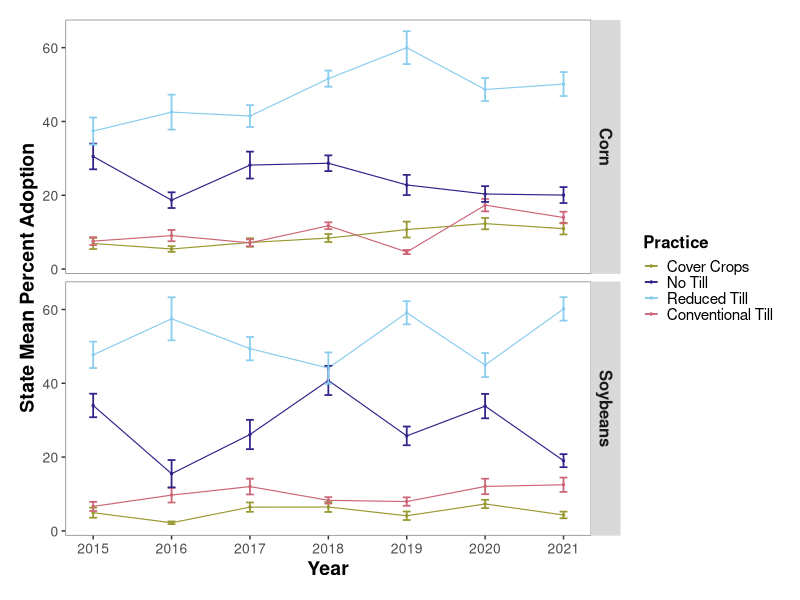
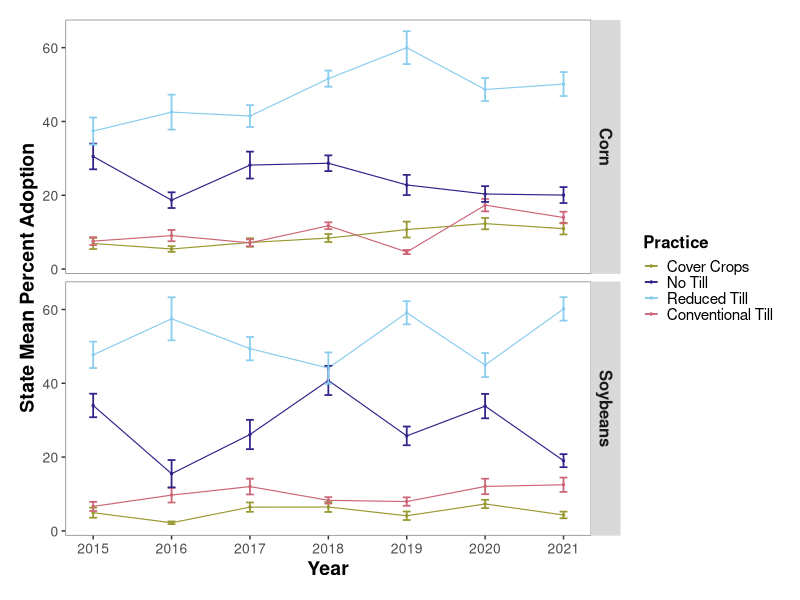

Here is the R script that generated these plots, in order: (Note: this script raises an error after producing the figures.)
# OpTIS adoption rate information for Illinois and New York aggregated by counties 2015-2021.
# Data shared with AFT from Regrow analysis.
# Column "kpi_name" gives different types of land use areas, with "area" meaning the 
# analyzed acres of the county, tillage type/ cover crop / etc.
# units are ACRES

# load packages
library(reshape2) # for dcast()
library(ggplot2)
library(dplyr)


# to update data, run "download data.R"


# standard error
se <- function(x){sd(x)/(sqrt(length(x)))}

# load the data
datny <- read.csv("data/optis/datny_cleanlong.csv")




# what are the state average adoption rates by year and crop
means_cropyear <- datny %>% 
                group_by(year, crop_name, variable) %>%
                summarize(Mean = mean(value), se=se(value))
                          

# # what are the state average adoption rates by year (across all crops)
means_year <- datny%>%
              group_by(year, variable) %>%
              summarize(Mean = mean(value))

# what are the state average adoption rates across all available years (2015-2021) per crop?
means_crop <- datny%>%
                    group_by(crop_name, variable) %>%
                    summarize(Mean = mean(value), se=se(value))

# what are the state average adoption rates across MOST RECENT 4 YEARS 2018-2021?  
# note results not all that different between means_crop and means_crop_1821, means_crop_1821 a little higher in some cases
# for now, will report most recent data:
means_crop_1821 <- datny%>%
              filter(year>2017) %>%
              group_by(crop_name, variable) %>%
              summarize(Mean = mean(value), se=se(value))

means_1821 <- datny%>%  # across all acrops
  filter(year>2017) %>%
  group_by(variable) %>%
  summarize(Mean = mean(value), se=se(value))

means_1821[means_1821$variable=="perc_nt", "Mean"] + means_1821[means_1821$variable=="perc_rt", "Mean"] #77.6
(means_1821[means_1821$variable=="perc_nt", "se"] + means_1821[means_1821$variable=="perc_rt", "se"])/2 # 1.14


# what are the state average adoption rates across all years and crops
means_global <- datny%>%
                group_by(variable) %>%
                summarize(Mean = mean(value), se = se(value))


# plots for mean adoption rates

windows(xpinch=200, ypinch=200, width=5, height=5)


# State mean change over time
# facet by crop

pal4 <- c("#999933", "#332288", "#88ccee",  "#cc6677")


ggplot(data=means_cropyear, aes(x=year, y=Mean, group=variable)) +
  geom_line(aes(color=variable), linewidth=0.4) +
  geom_point(aes(color=variable), size=0.5) +
  geom_errorbar(aes(ymin=Mean-se, ymax=Mean+se, color=variable), width=0.1, linewidth=0.6) +
  scale_color_manual(values=pal4, 
                     name="Practice",
                     breaks=c("perc_cc", "perc_nt", "perc_rt", "perc_ct"),
                     labels=c("Cover Crops", "No Till", "Reduced Till", "Conventional Till")) +
  facet_grid(rows=vars(crop_name)) + 
  scale_x_continuous(breaks=seq(2015,2021, 1), name="Year") +
  ylab("State Mean Percent Adoption") +
  theme(
        panel.grid.minor=element_blank(), 
        panel.grid.major=element_blank() ,
        axis.text.x=element_text(size=10),
        axis.text.y=element_text(size=10),
        axis.title.x=element_text(size=14, face="bold"),
        axis.title.y=element_text(size=14, face="bold"),
        panel.background = element_rect(fill = 'white') ,
        panel.border=element_rect(color="grey50", fill=NA, linewidth=0.5),
        strip.text=element_text(size=12, face="bold"),
        legend.text=element_text(size=11),
        legend.title=element_text(size=12, face="bold"),
        plot.margin = unit(c(0.5,0.5,0.5,0.5), "cm"),
        legend.key=element_rect(fill="white"),
        legend.key.size = unit(0.4, "cm")
  )	 

ggsave("plots/state_rates_15-21_NY.png")


library(lme4)
# rate of change - all practices together
summary(lm(value~year*variable + county + crop_name, data=datny))
mem <- lmer(value~year*variable + crop_name + (1|county), data=datny)
isSingular(mem)
summary(lm(value~year, data=datny))
summary(lm(value~year*variable, data=datny))
summary(lm(value~year + crop_name, data=datny))
summary(lm(value~year + county, data=datny))
summary(lm(value~year*variable + crop_name, data=datny)) # no improvement with crop_name
summary(lm(value~year*variable + county, data=datny)) # no improvement with county

# rate of change - cover crops
summary(lm(value~year, data=datny[datny$variable %in% "perc_cc",])) # R2 only 0.04, p is sig., slope=0.71
summary(lm(value~year + county, data=datny[datny$variable %in% "perc_cc",])) # improves R2 to 0.45, slope=0.49
# Call:
#   lm(formula = value ~ year + county, data = datny[datny$variable %in% 
#                                                      "perc_cc", ])
# 
# Residuals:
#   Min       1Q   Median       3Q      Max 
# -12.4227  -3.0766  -0.6906   2.4074  17.7418 
# 
# Coefficients:
#   Estimate Std. Error t value Pr(>|t|)    
# (Intercept)       -941.9543   295.1986  -3.191 0.001574 ** 
#   year                 0.4861     0.1461   3.327 0.000991 ***
#   countyAllegany     -35.2726     5.5853  -6.315 1.01e-09 ***
#   countyBroome       -30.8253     5.6398  -5.466 9.95e-08 ***
#   countyCattaraugus  -34.4396     5.4400  -6.331 9.25e-10 ***
#   countyCayuga       -29.1709     5.4582  -5.344 1.84e-07 ***
#   countyChautauqua   -32.8586     5.4809  -5.995 6.03e-09 ***
#   countyChemung      -31.2783     5.5417  -5.644 3.95e-08 ***
#   countyChenango     -29.8164     5.7212  -5.212 3.56e-07 ***
#   countyClinton      -36.7966     6.0539  -6.078 3.82e-09 ***
#   countyColumbia     -28.0567     5.4781  -5.122 5.53e-07 ***
#   countyCortland     -31.7973     5.4809  -5.802 1.72e-08 ***
#   countyDelaware     -12.9795     6.0258  -2.154 0.032067 *  
#   countyDutchess     -28.9079     5.6407  -5.125 5.45e-07 ***
#   countyErie         -33.2876     5.4094  -6.154 2.51e-09 ***
#   countyFranklin     -36.3657     6.0258  -6.035 4.85e-09 ***
#   countyFulton       -36.7273     6.0327  -6.088 3.62e-09 ***
#   countyGenesee      -33.3265     5.4575  -6.107 3.26e-09 ***
#   countyHerkimer     -35.4562     5.5374  -6.403 6.12e-10 ***
#   countyJefferson    -30.7542     5.4094  -5.685 3.18e-08 ***
#   countyLewis        -32.0727     5.5068  -5.824 1.52e-08 ***
#   countyLivingston   -35.8876     5.4094  -6.634 1.60e-10 ***
#   countyMadison      -33.0956     5.4094  -6.118 3.06e-09 ***
#   countyMontgomery   -32.5864     5.5393  -5.883 1.11e-08 ***
#   countyOneida       -33.9192     5.4400  -6.235 1.59e-09 ***
#   countyOnondaga     -29.1148     5.4094  -5.382 1.52e-07 ***
#   countyOntario      -34.5744     5.4232  -6.375 7.18e-10 ***
#   countyOrange       -31.1571     5.5379  -5.626 4.34e-08 ***
#   countyOswego       -33.4570     5.5400  -6.039 4.74e-09 ***
#   countyOtsego       -36.4511     5.5386  -6.581 2.18e-10 ***
#   countyRensselaer   -24.0225     5.5812  -4.304 2.29e-05 ***
#   countySaratoga     -25.4981     5.5863  -4.564 7.41e-06 ***
#   countySchoharie    -31.3813     5.7255  -5.481 9.20e-08 ***
#   countySchuyler     -37.8028     6.3916  -5.914 9.36e-09 ***
#   countySeneca       -37.2775     7.3813  -5.050 7.81e-07 ***
#   countySteuben      -36.1421     5.4569  -6.623 1.70e-10 ***
#   countySuffolk        4.3744     6.3912   0.684 0.494237    
# countySullivan     -24.6540     6.0327  -4.087 5.67e-05 ***
#   countyTioga        -32.5996     5.5874  -5.834 1.44e-08 ***
#   countyTompkins     -31.7821     5.4239  -5.860 1.26e-08 ***
#   countyUlster       -32.5760     6.3949  -5.094 6.32e-07 ***
#   countyWashington   -22.0530     5.6407  -3.910 0.000115 ***
#   countyWyoming      -33.3143     5.4094  -6.159 2.44e-09 ***
#   ---
#   Signif. codes:  0 ‘***’ 0.001 ‘**’ 0.01 ‘*’ 0.05 ‘.’ 0.1 ‘ ’ 1
# 
# Residual standard error: 5.218 on 290 degrees of freedom
# Multiple R-squared:  0.5229,	Adjusted R-squared:  0.4538 
# F-statistic: 7.567 on 42 and 290 DF,  p-value: < 2.2e-16

# slope means that cc adoption is increasing by 0.5% per year (percent data are in %, not decimal, so 0.5 is not 50% it's 0.5%). trend is significant (i.e. not zero)
# 0.48% +/-0.14
# which looks about right given the plot above.
# at this rate we will reach 50% adoption in year ___?
# according to means_1821 NY cover crop adoption is at 8.6% (+/- 0.6).
# increasing by 0.5% per year
(50-8.6)/0.5  # 82.8 years to get to 50%.
2024 + 83 # 2066

# rate of change - no till
# summary(lm(value~year, data=datny[datny$variable %in% "perc_nt",])) # R2 only 0.02, p is sig., slope=-1.53
summary(lm(value~year + county, data=datny[datny$variable %in% "perc_nt",])) # improves R2 to 0.5, slope=-1.53

# Call:
#   lm(formula = value ~ year + county, data = datny[datny$variable %in% 
#                                                      "perc_nt", ])
# 
# Residuals:
#   Min      1Q  Median      3Q     Max 
# -33.511  -6.999  -0.606   7.260  38.771 
# 
# Coefficients:
#   Estimate Std. Error t value Pr(>|t|)    
# (Intercept)       1646.9891   703.7547   2.340 0.019992 *  
#   year                -0.8051     0.3487  -2.309 0.021715 *  
#   countyBroome         1.1276     6.2622   0.180 0.857237    
# countyCattaraugus   -0.3889     5.1902  -0.075 0.940319    
# countyCayuga        17.8050     5.2960   3.362 0.000885 ***
#   countyChautauqua     3.0314     5.2959   0.572 0.567521    
# countyChemung        2.3739     5.5697   0.426 0.670288    
# countyChenango       0.5856     6.6396   0.088 0.929785    
# countyCortland       3.6937     5.2960   0.697 0.486118    
# countyDelaware      -4.5468     7.9975  -0.569 0.570144    
# countyErie          12.6201     5.0186   2.515 0.012491 *  
#   countyFranklin     -19.3569     9.4259  -2.054 0.040972 *  
#   countyFulton       -15.9407     6.6499  -2.397 0.017198 *  
#   countyGenesee        6.9850     5.5714   1.254 0.211012    
# countyHerkimer       0.2275     5.2959   0.043 0.965760    
# countyJefferson     -4.6339     5.0186  -0.923 0.356644    
# countyLewis         -3.6812     5.1900  -0.709 0.478756    
# countyLivingston    11.0066     5.1904   2.121 0.034864 *  
#   countyMadison       -4.3646     5.0186  -0.870 0.385233    
# countyMontgomery   -12.6397     5.7511  -2.198 0.028805 *  
#   countyOneida        -4.0162     5.0186  -0.800 0.424260    
# countyOnondaga      17.1861     5.0186   3.424 0.000711 ***
#   countyOntario       11.5565     5.0984   2.267 0.024194 *  
#   countyOrange       -14.3207     5.7538  -2.489 0.013412 *  
#   countyOswego        16.8290     5.5726   3.020 0.002768 ** 
#   countyOtsego         6.8866     5.4216   1.270 0.205090    
# countySchoharie    -19.3436     6.6396  -2.913 0.003873 ** 
#   countySchuyler      21.0471     9.4014   2.239 0.025983 *  
#   countySeneca        23.6785    12.7525   1.857 0.064424 .  
# countySteuben        0.3441     5.0986   0.067 0.946247    
# countySullivan      -8.0788     7.1743  -1.126 0.261125    
# countyTioga          9.4260     5.5702   1.692 0.091750 .  
# countyTompkins      11.8265     5.0986   2.320 0.021106 *  
#   countyWyoming       15.1043     5.1904   2.910 0.003913 ** 
#   ---
#   Signif. codes:  0 ‘***’ 0.001 ‘**’ 0.01 ‘*’ 0.05 ‘.’ 0.1 ‘ ’ 1
# 
# Residual standard error: 12.12 on 272 degrees of freedom
# Multiple R-squared:  0.4188,	Adjusted R-squared:  0.3483 
# F-statistic:  5.94 on 33 and 272 DF,  p-value: < 2.2e-16



# slope means that nt adoption is DECREASING on average by 0.80% (+/- 0.3) per year.  trend is significant (i.e. not zero)


# rate of change - reduced till
# summary(lm(value~year, data=datny[datny$variable %in% "perc_rt",])) # R2 only 0.02, p is sig., slope=1.21
summary(lm(value~year + county, data=datny[datny$variable %in% "perc_rt",])) # improves R2 to 0.27, slope=1.21
# slope means that rt adoption is increasing on average by 1.2% per year.  trend is significant (i.e. not zero)
# which looks about right given the plot above.
# at this rate we will reach 50% adoption in year ___?
# according to means_global NY rt adoption is at 39.9% (+/- 0.41).
# according to means_1821 rt adoption is at 41.3 (+/- 0.55)
# increasing by 1.14% per year
(50-41.3)/1.14  # 8 years to get to 50% adoption 
2023+8 # 2031

# rate of change - conventional till
summary(lm(value~year + county, data=datny[datny$variable %in% "perc_ct",])) # improves R2 to 0.30, slope=1.12

# Call:
#   lm(formula = value ~ year + county, data = datny[datny$variable %in% 
#                                                      "perc_ct", ])
# 
# Residuals:
#   Min      1Q  Median      3Q     Max 
# -15.033  -3.827  -1.008   2.903  25.249 
# 
# Coefficients:
#   Estimate Std. Error t value Pr(>|t|)    
# (Intercept)       -2251.9374   392.1329  -5.743 2.60e-08 ***
#   year                  1.1228     0.1943   5.777 2.17e-08 ***
#   countyBroome          7.3783     3.6840   2.003  0.04624 *  
#   countyCattaraugus    -1.0363     3.1455  -0.329  0.74209    
# countyCayuga         -6.9427     3.1980  -2.171  0.03084 *  
#   countyChautauqua      1.3824     3.1983   0.432  0.66595    
# countyChemung         4.4590     3.3350   1.337  0.18238    
# countyChenango       -6.3920     3.8747  -1.650  0.10022    
# countyCortland       -2.7889     3.1988  -0.872  0.38410    
# countyDelaware       -1.5170     4.5794  -0.331  0.74071    
# countyErie           -6.8526     3.0619  -2.238  0.02607 *  
#   countyFranklin      -14.7930     4.5919  -3.222  0.00144 ** 
#   countyFulton        -10.0340     5.3043  -1.892  0.05965 .  
# countyGenesee        -2.3228     3.3368  -0.696  0.48697    
# countyHerkimer       -6.8874     3.2618  -2.112  0.03568 *  
#   countyJefferson       1.6784     3.0619   0.548  0.58405    
# countyLewis          -1.2061     3.2016  -0.377  0.70668    
# countyLivingston     -2.6337     3.1476  -0.837  0.40350    
# countyMadison        -4.9914     3.0619  -1.630  0.10428    
# countyMontgomery    -10.0835     3.4261  -2.943  0.00354 ** 
#   countyOneida         -4.2883     3.0619  -1.401  0.16254    
# countyOnondaga       -6.9712     3.0619  -2.277  0.02362 *  
#   countyOntario        -4.3600     3.1009  -1.406  0.16091    
# countyOrange        -12.3236     4.1479  -2.971  0.00325 ** 
#   countyOswego         -6.4035     3.3379  -1.918  0.05616 .  
# countyOtsego         -7.2654     3.2618  -2.227  0.02678 *  
#   countySchoharie     -11.3261     4.1479  -2.731  0.00676 ** 
#   countySchuyler        0.1892     5.3138   0.036  0.97162    
# countySeneca         -3.4476     7.0987  -0.486  0.62761    
# countySteuben         1.7405     3.1006   0.561  0.57505    
# countySullivan        2.1254     4.1500   0.512  0.60899    
# countyTioga           1.0671     3.3328   0.320  0.74910    
# countyTompkins       -3.0532     3.1006  -0.985  0.32569    
# countyWyoming        -9.7692     3.1993  -3.054  0.00250 ** 
#   ---
#   Signif. codes:  0 ‘***’ 0.001 ‘**’ 0.01 ‘*’ 0.05 ‘.’ 0.1 ‘ ’ 1
# 
# Residual standard error: 6.613 on 259 degrees of freedom
# Multiple R-squared:  0.3783,	Adjusted R-squared:  0.2991 
# F-statistic: 4.777 on 33 and 259 DF,  p-value: 1.785e-13



# slope means that ct adoption is increasing on average by 1.1% (+/-0.2) per year.  trend is significant (i.e. not zero)
# which looks about right given the plot above.
# at this rate we will reach 50% adoption in year ___?
# according to means_global NY conventional till adoption is at 15.3% (+/-0.36).
# According to means_1821 conventional till adoption is at 17.0% (+/- 0.50)
# increasing by 0.78% per year
(50-17)/0.78  # 42 years to get to 50% adoption
2023+42 # 2065














# which counties have at least 5 years of consecutive measurements?
# work with a subset of data
subs <- datw[,c(1,2,5,4)]
# 
subs <- subs %>%
  group_by(state, county, crop_name) %>%
  mutate(con_yrs = cumsum(c(1, diff(year)>1))) %>%  # make col that is "1" for consecutive years, 2 if non-consecutive years
  group_by(state, county, crop_name, con_yrs) %>% # group by new column
  mutate(start = min(year), end = max(year), diff=end - start) # list first and last year of consecutive groups

# join back together with rest of data
datw2 <- left_join(datw, subs) %>%
  filter(diff>4) # only keep county-crop-years with at least 5 years consecutive data 2015-2021
# removes 102 county-crop-years
ggplot(data=datw2, aes(y=perc_cc, x=year, group=county)) +
  geom_line(aes(color=county), show.legend=F) + #, position="jitter", size=0.5) +
  facet_grid(rows=vars(crop_name), cols=vars(state))
unique(datw2$diff)

sum(is.na(datw$perc_cc))
sum(is.na(datw$acres))
sum(is.na(datw$cc.acres))
test <- datw[rowSums(is.na(datw))>0,]
# turns out that we create NAs for counties where certain kpi_names are not measured
# for that county that year that crop
# so need to do the subs code above for each kpi_name